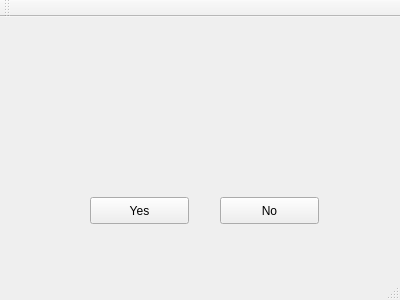
<?xml version="1.0" encoding="UTF-8"?>
<ui version="4.0">
 <class>MainWindow</class>
 <widget class="QMainWindow" name="MainWindow">
  <property name="geometry">
   <rect>
    <x>0</x>
    <y>0</y>
    <width>400</width>
    <height>300</height>
   </rect>
  </property>
  <property name="windowTitle">
   <string>MainWindow</string>
  </property>
  <widget class="QWidget" name="centralWidget">
   <widget class="QPushButton" name="yes">
    <property name="geometry">
     <rect>
      <x>90</x>
      <y>180</y>
      <width>99</width>
      <height>27</height>
     </rect>
    </property>
    <property name="text">
     <string>Yes</string>
    </property>
   </widget>
   <widget class="QPushButton" name="no">
    <property name="geometry">
     <rect>
      <x>220</x>
      <y>180</y>
      <width>99</width>
      <height>27</height>
     </rect>
    </property>
    <property name="text">
     <string>No</string>
    </property>
   </widget>
  </widget>
  <widget class="QMenuBar" name="menuBar">
   <property name="geometry">
    <rect>
     <x>0</x>
     <y>0</y>
     <width>400</width>
     <height>25</height>
    </rect>
   </property>
  </widget>
  <widget class="QToolBar" name="mainToolBar">
   <attribute name="toolBarArea">
    <enum>TopToolBarArea</enum>
   </attribute>
   <attribute name="toolBarBreak">
    <bool>false</bool>
   </attribute>
  </widget>
  <widget class="QStatusBar" name="statusBar"/>
 </widget>
 <layoutdefault spacing="6" margin="11"/>
 <resources/>
 <connections/>
</ui>
